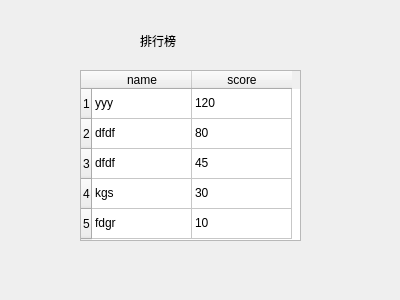
<?xml version="1.0" encoding="UTF-8"?>
<ui version="4.0">
 <class>Ranklist</class>
 <widget class="QWidget" name="Ranklist">
  <property name="geometry">
   <rect>
    <x>0</x>
    <y>0</y>
    <width>400</width>
    <height>300</height>
   </rect>
  </property>
  <property name="windowTitle">
   <string>Form</string>
  </property>
  <widget class="QLabel" name="label">
   <property name="geometry">
    <rect>
     <x>140</x>
     <y>20</y>
     <width>121</width>
     <height>41</height>
    </rect>
   </property>
   <property name="styleSheet">
    <string notr="true">font: 14pt &quot;Arial&quot;;
font: 26pt &quot;Arial&quot;;</string>
   </property>
   <property name="text">
    <string>排行榜</string>
   </property>
  </widget>
  <widget class="QTableWidget" name="tableWidget">
   <property name="geometry">
    <rect>
     <x>80</x>
     <y>70</y>
     <width>221</width>
     <height>171</height>
    </rect>
   </property>
   <row>
    <property name="text">
     <string>1</string>
    </property>
   </row>
   <row>
    <property name="text">
     <string>2</string>
    </property>
   </row>
   <row>
    <property name="text">
     <string>3</string>
    </property>
   </row>
   <row>
    <property name="text">
     <string>4</string>
    </property>
   </row>
   <row>
    <property name="text">
     <string>5</string>
    </property>
   </row>
   <column>
    <property name="text">
     <string>name</string>
    </property>
   </column>
   <column>
    <property name="text">
     <string>score</string>
    </property>
   </column>
   <item row="0" column="0">
    <property name="text">
     <string>yyy</string>
    </property>
   </item>
   <item row="0" column="1">
    <property name="text">
     <string>120</string>
    </property>
   </item>
   <item row="1" column="0">
    <property name="text">
     <string>dfdf</string>
    </property>
   </item>
   <item row="1" column="1">
    <property name="text">
     <string>80</string>
    </property>
   </item>
   <item row="2" column="0">
    <property name="text">
     <string>dfdf</string>
    </property>
   </item>
   <item row="2" column="1">
    <property name="text">
     <string>45</string>
    </property>
   </item>
   <item row="3" column="0">
    <property name="text">
     <string>kgs</string>
    </property>
   </item>
   <item row="3" column="1">
    <property name="text">
     <string>30</string>
    </property>
   </item>
   <item row="4" column="0">
    <property name="text">
     <string>fdgr</string>
    </property>
   </item>
   <item row="4" column="1">
    <property name="text">
     <string>10</string>
    </property>
   </item>
  </widget>
 </widget>
 <resources/>
 <connections/>
</ui>
